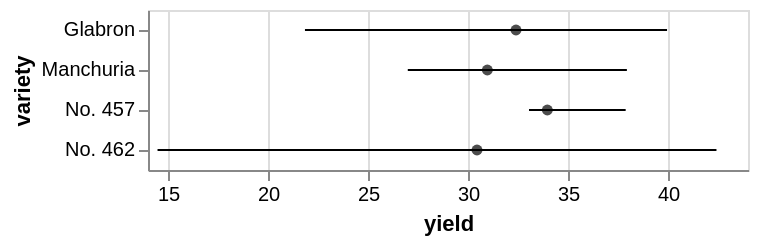

Write the Vega-Lite specification saved for this chart.
### Vega-Lite specification from a JSON file in a GitHub repository (floating-point values rounded to 4 significant figures)
{"$schema": "https://vega.github.io/schema/vega-lite/v6.json", "data": {"values": [{"yield_error": 7.552, "yield_error2": -10.55, "yield_center": 32.4, "variety": "Glabron"}, {"yield_error": 6.978, "yield_error2": -3.978, "yield_center": 30.97, "variety": "Manchuria"}, {"yield_error": 3.917, "yield_error2": -0.9167, "yield_center": 33.97, "variety": "No. 457"}, {"yield_error": 11.97, "yield_error2": -15.97, "yield_center": 30.45, "variety": "No. 462"}]}, "layer": [{"mark": "errorbar", "encoding": {"x": {"field": "yield_center", "type": "quantitative", "scale": {"zero": false}, "title": "yield"}, "xError": {"field": "yield_error"}, "xError2": {"field": "yield_error2"}, "y": {"field": "variety", "type": "ordinal"}}}, {"mark": {"type": "point", "filled": true, "color": "black"}, "encoding": {"x": {"field": "yield_center", "type": "quantitative"}, "y": {"field": "variety", "type": "ordinal"}}}], "description": "An error bar whose two arms are given separately, the lower one signed."}
